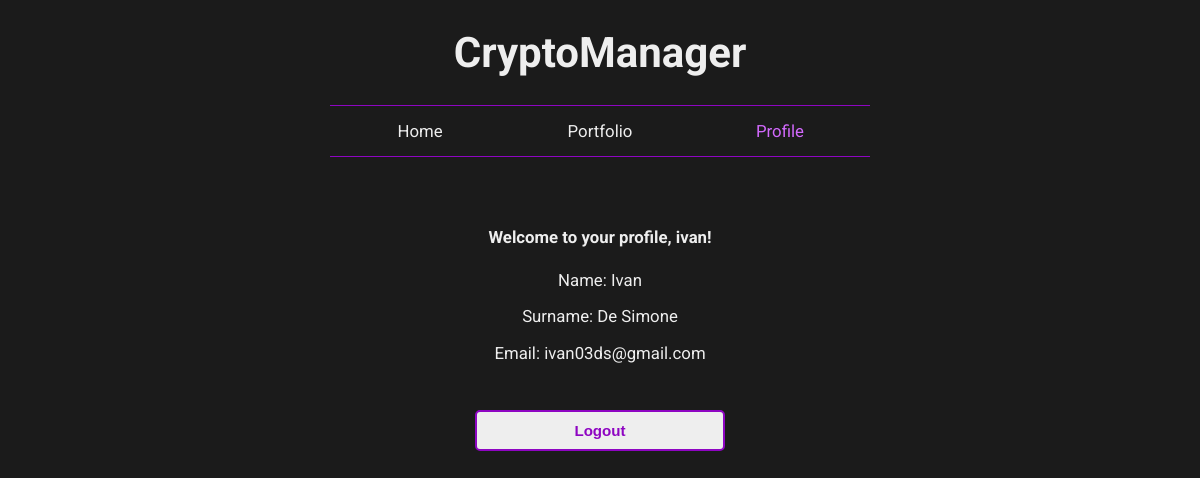
The app's page /private/profile.php (signed in) with its own data.
### tables this page shows
CREATE TABLE `users` (
  `idUser` int(11) NOT NULL,
  `name` char(30) DEFAULT NULL,
  `surname` char(30) DEFAULT NULL,
  `email` char(50) NOT NULL,
  `username` char(20) NOT NULL,
  `password` char(50) NOT NULL
);

### private/profile.php (the view, shortened to what this page needs)
<!DOCTYPE html>
<html lang="en" dir="ltr">
  <head>
    <link rel="stylesheet" href="../css/general.css">
    <link rel="stylesheet" href="../css/pages.css">
  </head>
  <body>
    <header>
      <h1>CryptoManager</h1>
    </header>
    <nav>
      <table>
        <thead>
          <th><a href="../index.php">Home</a></th>
          <th><a href="portfolio.php">Portfolio</a></th>
          <th><span class="current">Profile</span></th>
        </thead>
      </table>
    </nav>
    <main>
      <?php
        if (isset($_SESSION["idUser"])) {
          $con = mysqli_connect("127.0.0.1", "root", "", "PortfolioDB") or die(mysqli_connect_error());
          $q = "SELECT username, name, surname, email FROM users WHERE idUser = '".$_SESSION["idUser"]."'";
          $res = mysqli_query($con, $q) or die("Query error");
          $row = mysqli_fetch_array($res);
          echo "<section class='personal'>";
          echo "<h4>Welcome to your profile, ".$row["username"]."!</h4>";
          echo "<p>Name: ".$row["name"]."</p>";
          echo "<p>Surname: ".$row["surname"]."</p>";
          echo "<p>Email: ".$row["email"]."</p></section>";
        ?>
        <button class='logout' type='button' onclick="window.open('logout.php', '_self')">Logout</button>
        <?php
        }
      ?>
    </main>
  </body>
</html>

### css/general.css (style rules this page uses)
:root { --bg: #1b1b1b; --text: #eeeeee; --primaryDark: #8e05c2; --primaryLight: #d269fc; --green: #41c941; --red: #f53c3c; }
body { margin: 0; background-color: var(--bg); text-align: center; color: var(--text); font-family: 'Roboto', sans-serif; font-size: 105%; }
a { color: var(--text); text-decoration: none; }
span.current { color: var(--primaryLight); }
h1 { font-size: 250%; }
nav table { margin: auto; border-top: 1px solid var(--primaryDark); border-bottom: 1px solid var(--primaryDark); border-collapse: collapse; }
nav th { width: 150px; padding: 15px; font-weight: normal; }
main { width: 80%; margin: 50px auto; }

### css/pages.css (style rules this page uses)
section.personal { margin-top: 70px; }
button.logout { width: 250px; margin: 30px auto 15px; padding: 10px 5px; border: 2px solid var(--primaryDark); border-radius: 5px; background-color: var(--text); font-size: 90%; font-weight: bold; color: var(--primaryDark); }

### records on screen
users: username "ivan", name "Ivan", surname "De Simone", email "ivan03ds@gmail.com"
